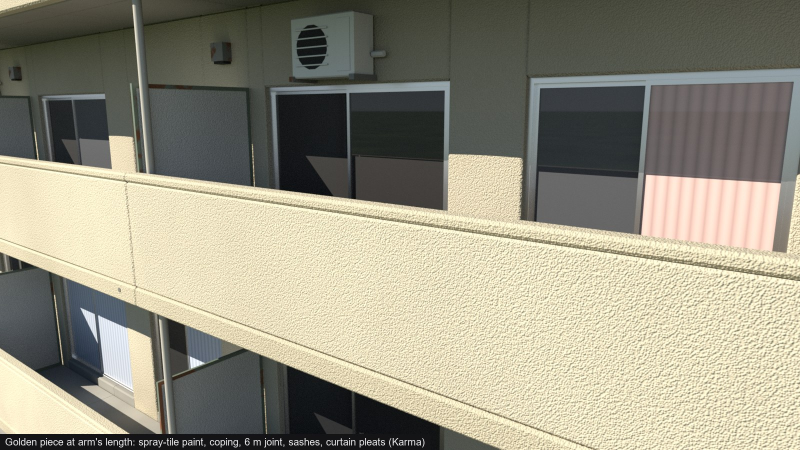
#> input picture docs/redesign/evidence/danchi-v2/02_golden_piece_closeup.jpg, 1600 x 900 px (shown at 1/2 size)
$ python analyze_walls.py ../danchi-v2/02_golden_piece_closeup.jpg ../danchi-v6/02_golden_bay.jpg
#> lines starting #> are read from the running program, lines starting #| are printed output that depends on the picture
"""analyze_walls.py - why the walls read as stucco: grain statistics of wall crops from renders
and from real danchi photos (plain Python 3 + numpy + Pillow).

    python analyze_walls.py <refs_dir> <out_dir>

For each crop of a plain wall (no windows, rails or edges) it measures, on CIE L*:
- slope: the amplitude-spectrum slope between 3 and 48 px wavelength (natural images about
  -1; a flatter, less negative slope means the fine grain carries more energy than the
  large forms);
- fine/broad: std of the 1.5-4 px band over std of the 12-48 px band, the grain-to-form
  ratio;
- grain L*: std of the 1.5-4 px band, in L* units;
- kurtosis of that fine band (Gaussian grain = 3; pits, specks and cracks give heavy tails);
- cv: the coefficient of variation of the local std of the fine band (non-stationarity);
- aniso: |d/dx| over |d/dy| energy of the fine band (formwork, streaks and joints add
  direction; spray grain is isotropic, 1.0).
Writes a JSON of the numbers and a contact sheet of the crops.
"""
import json
import os
import sys

import numpy as np
from PIL import Image, ImageDraw

REPO = os.path.abspath(os.path.join(os.path.dirname(__file__), "..", "..", "..", ".."))
EV = os.path.join(REPO, "docs", "redesign", "evidence")

# (label, file, crop x0, y0, x1, y1) in source pixels; plain wall only
CROPS = [
    ("v2 close-up: spray parapet", os.path.join(EV, "danchi-v2", "02_golden_piece_closeup.jpg"), 820, 560, 1320, 760),
    ("v6 bay: spray parapet", os.path.join(EV, "danchi-v6", "02_golden_bay.jpg"), 780, 425, 1120, 500),
    ("v6 bay: spray parapet 2", os.path.join(EV, "danchi-v6", "02_golden_bay.jpg"), 1210, 390, 1440, 450),
    ("v3 close-up: parapet", os.path.join(EV, "danchi-v3", "02_golden_piece_closeup.jpg"), 520, 470, 1040, 640),
    ("photo bay_02: sprayed back wall", "bay_02_toei_umegaoka_balcony.jpg", 880, 600, 990, 930),
    ("photo bay_02: sprayed wall 2", "bay_02_toei_umegaoka_balcony.jpg", 1180, 600, 1290, 700),
    ("photo bay_01: balcony parapet", "bay_01_apartment_balconies_laundry.jpg", 380, 625, 620, 675),
    ("photo weathering_07: painted wall", "weathering_07_saginomiya_wall_close.jpg", 300, 420, 520, 640),
    ("photo weathering_02: end wall", "weathering_02_saginomiya_stained_end.jpg", 260, 420, 540, 900),
    ("photo weathering_01: bare concrete", "weathering_01_ogikubo_stained_facade.jpg", 600, 560, 880, 660),
    ("photo weathering_03: bare box", "weathering_03_tsukida_entrance.jpg", 300, 660, 520, 960),
]


def to_L(rgb):
    c = rgb / 255.0
    lin = np.where(c <= 0.04045, c / 12.92, ((c + 0.055) / 1.055) ** 2.4)
    Y = lin @ np.array([0.2126, 0.7152, 0.0722])
    f = np.where(Y > 216 / 24389, np.cbrt(Y), (24389 / 27 * Y + 16) / 116)
    return 116 * f - 16


def gblur(a, s):
    if s <= 0:
        return a
    r = int(3 * s + 1)
    x = np.arange(-r, r + 1)
    k = np.exp(-x * x / (2 * s * s))
    k /= k.sum()
    p = np.pad(a, r, mode="reflect")
    p = np.apply_along_axis(lambda v: np.convolve(v, k, mode="valid"), 0, p)
    p = np.apply_along_axis(lambda v: np.convolve(v, k, mode="valid"), 1, p)
    return p


def band(a, s_lo, s_hi):
    return gblur(a, s_lo) - gblur(a, s_hi)


def spectrum_slope(a, lo=3.0, hi=48.0):
    a = a - a.mean()
    h, w = a.shape
    win = np.outer(np.hanning(h), np.hanning(w))
    F = np.abs(np.fft.fftshift(np.fft.fft2(a * win)))
    yy, xx = np.indices(F.shape)
    fy = (yy - h // 2) / h
    fx = (xx - w // 2) / w
    f = np.hypot(fx, fy)
    sel = (f > 1.0 / hi) & (f < 1.0 / lo)
    bins = np.logspace(np.log10(1.0 / hi), np.log10(1.0 / lo), 14)
    idx = np.digitize(f[sel], bins)
    amp = F[sel]
    xs, ys = [], []
    for i in range(1, len(bins)):
        m = idx == i
        if m.sum() > 4:
            xs.append(np.log10(f[sel][m].mean()))
            ys.append(np.log10(amp[m].mean()))
    return float(np.polyfit(xs, ys, 1)[0])


def measure(L):
    fine = band(L, 0.6, 1.6)
    broad = band(L, 5.0, 20.0)
    fstd = fine.std()
    k = float(((fine - fine.mean()) ** 4).mean() / (fstd ** 4 + 1e-9))
    loc = np.sqrt(np.maximum(gblur(fine ** 2, 6.0), 0))
    gx = np.abs(np.diff(fine, axis=1)).mean()
    gy = np.abs(np.diff(fine, axis=0)).mean()
    return dict(slope=round(spectrum_slope(L), 2),
                fine_over_broad=round(float(fstd / (broad.std() + 1e-9)), 3),
                grain_L=round(float(fstd), 2),
                broad_L=round(float(broad.std()), 2),
                kurtosis=round(k, 1),
                cv_local=round(float(loc.std() / (loc.mean() + 1e-9)), 2),
                aniso=round(float(gx / (gy + 1e-9)), 2),
                mean_L=round(float(L.mean()), 1))


def main():
    refs, out = sys.argv[1], sys.argv[2]
    os.makedirs(out, exist_ok=True)
    extra = [c for c in sys.argv[3:]]  # label=path:x0,y0,x1,y1 for new renders
    crops = list(CROPS)
    for e in extra:
        lab, rest = e.split("=", 1)
        path, box = rest.rsplit(":", 1)
        crops.append((lab, path) + tuple(int(v) for v in box.split(",")))
    res, tiles = {}, []
    for lab, f, x0, y0, x1, y1 in crops:
        p = f if os.path.isabs(f) else os.path.join(refs, f)
        im = Image.open(p).convert("RGB")
#> im is the input picture: PIL image 1600x900 RGB; mean R, G, B 149.4, 145.8, 128.8
        c = np.asarray(im.crop((x0, y0, x1, y1))).astype(np.float64)
        L = to_L(c)
        res[lab] = measure(L)
#> in gblur, `p = np.apply_along_axis(lambda v: np.convolve(v, k, mode="valid"), 0, p)`:
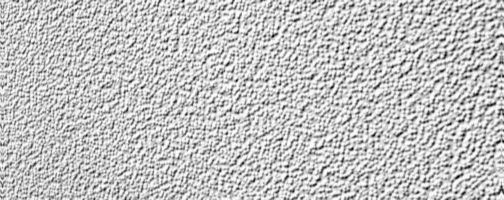
#> p: shape (200, 504) float64; min 53.95, max 99.33, mean 88.3; drawn with min black and max white
#> call 2 of band, with s_lo = 5, s_hi = 20
#> call 3 of gblur, with s = 5
#> in gblur (call 3), `p = np.apply_along_axis(lambda v: np.convolve(v, k, mode="valid"), 1, p)`:
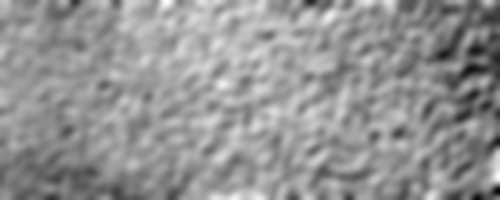
#> p: shape (200, 500) float64; min 85.13, max 90.68, mean 88.3; drawn with min black and max white
#> in band (call 2), `return gblur(a, s_lo) - gblur(a, s_hi)`:
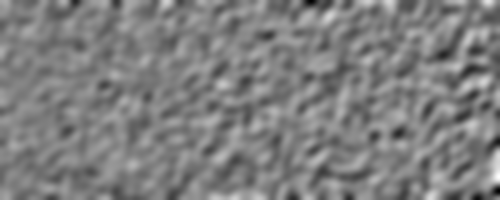
#> returned value: shape (200, 500) float64; min -2.66, max 2.67, mean -5.9e-05; drawn with min black and max white
#> in measure, `fstd = fine.std()`: fstd = 4.84
#> in measure, `k = float(((fine - fine.mean()) ** 4).mean() / (fstd ** 4 + 1e-9))`: k = 2.91
#> in gblur (call 5), `p = np.apply_along_axis(lambda v: np.convolve(v, k, mode="valid"), 1, p)`:
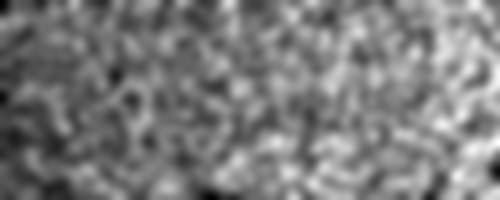
#> p: shape (200, 500) float64; min 13.25, max 33.95, mean 23.4; drawn with min black and max white
#> in measure, `gx = np.abs(np.diff(fine, axis=1)).mean()`: gx = 3.13
#> in measure, `gy = np.abs(np.diff(fine, axis=0)).mean()`: gy = 3.63
#> in spectrum_slope, `F = np.abs(np.fft.fftshift(np.fft.fft2(a * win)))`:
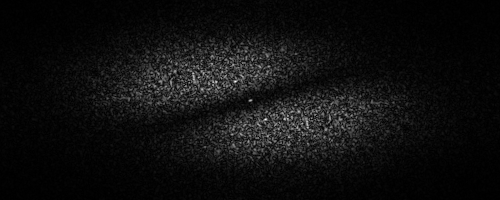
#> F: shape (200, 500) float64; min 0.749, max 10242.6, mean 621.5; drawn with min black and max white
#> in spectrum_slope, `f = np.hypot(fx, fy)`:
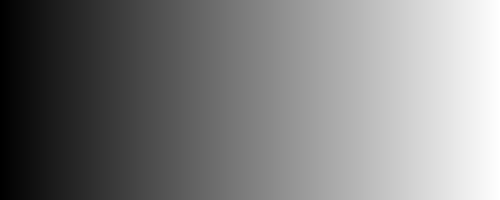
#> fx: shape (200, 500) float64; min -0.5, max 0.498, mean -0.001; drawn with min black and max white
#> after the loop in spectrum_slope, `for i in range(1, len(bins)):`: xs = [-1.63, -1.54, -1.45, -1.35, -1.26, -1.17, -1.08, -0.982, -0.89, -0.797, -0.704, -0.612, -0.519]; ys = [2.87, 2.88, 2.94, 2.94, 3.14, 3.19, 3.24, 3.29, 3.31, 3.29, 3.24, 3.15, 2.92]
        res[lab]["crop_px"] = [x1 - x0, y1 - y0]
        t = Image.fromarray(c.astype(np.uint8)).resize((300, int(300 * (y1 - y0) / (x1 - x0))))
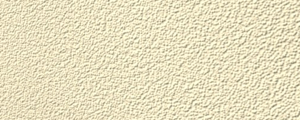
#> t: PIL image 300x120 RGB; mean R, G, B 230.1, 222.2, 190.7
        tiles.append((lab, t))
#> pass 2 of the loop in main, `for lab, f, x0, y0, x1, y1 in crops:`:
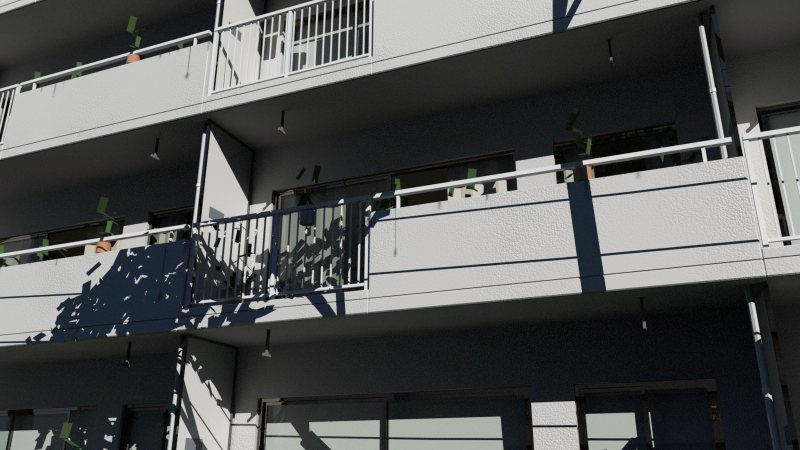
#> input picture docs/redesign/evidence/danchi-v6/02_golden_bay.jpg, 1600 x 900 px (shown at 1/2 size)
#> in main, im is the input picture: PIL image 1600x900 RGB; mean R, G, B 83.4, 84.9, 84.6
#> lin: shape (75, 340, 3) float64
#> Y: shape (75, 340) float64
#> f: shape (75, 340) float64
#> in band (call 3), `return gblur(a, s_lo) - gblur(a, s_hi)`:
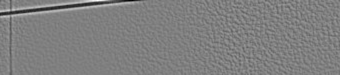
#> returned value: shape (75, 340) float64; min -25, max 24.91, mean 0; drawn with min black and max white
#> r = 61
#> x = 123 values from -61 to 61
#> in gblur (call 9), `k = np.exp(-x * x / (2 * s * s))`: k = 123 values, max 1 at index 61, min 0.00955 at index 0, mean 0.407
#> in gblur (call 9), `k /= k.sum()`: k = 123 values, max 0.02 at index 61, min 0.000191 at index 0, mean 0.00813
#> in gblur (call 9), `p = np.pad(a, r, mode="reflect")`:
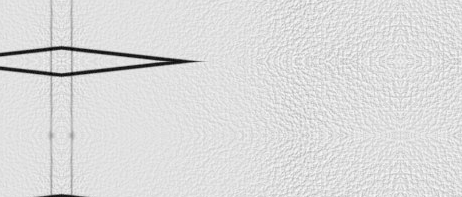
#> p: shape (197, 462) float64; min 6.23, max 89.2, mean 77.9; drawn with min black and max white
#> the loop in spectrum_slope (call 2), `for i in range(1, len(bins)):` made 13 passes
    for lab, m in res.items():
        print(f"{lab:38s} slope {m['slope']:6.2f}  fine/broad {m['fine_over_broad']:5.2f}  "
              f"grain {m['grain_L']:5.2f}  broad {m['broad_L']:5.2f}  kurt {m['kurtosis']:5.1f}  "
              f"cv {m['cv_local']:4.2f}  aniso {m['aniso']:4.2f}  L {m['mean_L']}")
    with open(os.path.join(out, "wall_grain_stats.json"), "w") as fh:
        json.dump(res, fh, indent=1)
    H = sum(t.height + 16 for _, t in tiles)
    cols = 2
    rows = (len(tiles) + 1) // 2
    hmax = max(t.height for _, t in tiles) + 16
    sheet = Image.new("RGB", (cols * 310, rows * hmax), (20, 20, 20))
    d = ImageDraw.Draw(sheet)
    for i, (lab, t) in enumerate(tiles):
        x, y = (i % cols) * 310, (i // cols) * hmax
        d.text((x + 3, y + 2), lab, fill=(230, 230, 230))
        sheet.paste(t, (x, y + 16))
    sheet.save(os.path.join(out, "wall_grain_crops.jpg"), quality=88)


if __name__ == "__main__":
#> (the run stopped early here; a loop or call above may not have finished)
